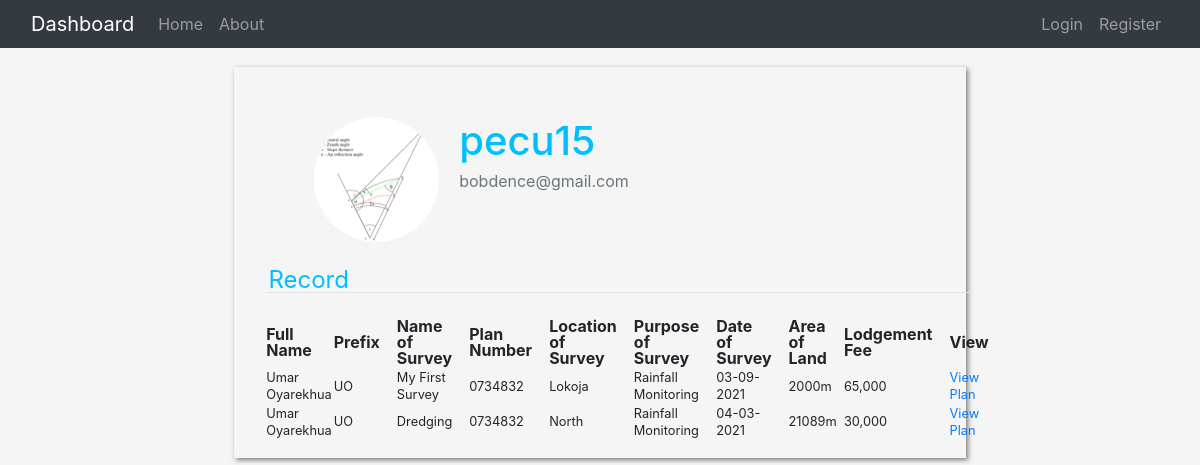
The page /record/1 on the database as committed earlier.
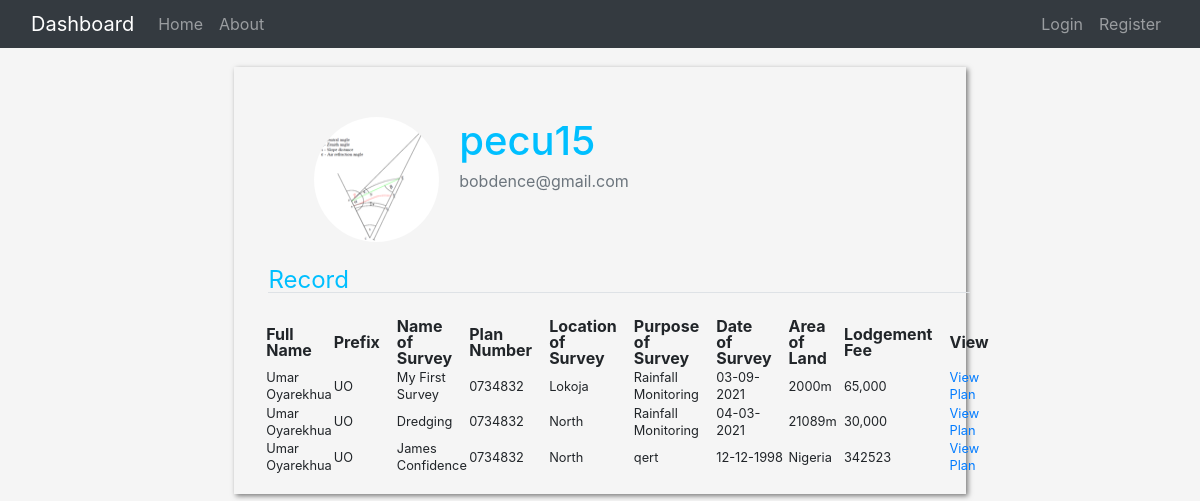
The same page on the database as committed later.
### app/models.py (models this page shows, shortened)
class Lodgement(db.Model):
    id = db.Column(db.Integer, primary_key=True)
    name_of_survey = db.Column(db.String(), nullable=False)
    prefix = db.Column(db.String(2), nullable=False)
    plan_no = db.Column(db.String(), nullable=False)
    location = db.Column(db.String(), nullable=False)
    purpose_of_survey = db.Column(db.String(), nullable=False)
    date_of_survey = db.Column(db.DateTime(), default=datetime.utcnow)
    area_of_land = db.Column(db.Integer, nullable=False)
    lodegement_fee = db.Column(db.String, nullable=False)
    plan_file = db.Column(db.String(20), nullable=False, default='default.png')
    user_id = db.Column(db.Integer, db.ForeignKey('user.id'), nullable=False)

class User(db.Model, UserMixin):
    id = db.Column(db.Integer, primary_key=True)
    username = db.Column(db.String(20), nullable=False, unique=True)
    email = db.Column(db.String(120), nullable=False, unique=True)
    first_name = db.Column(db.String(), nullable=False)
    last_name = db.Column(db.String(), nullable=False)
    full_name = db.Column(db.String(), nullable=False)
    password = db.Column(db.String(), nullable=False)
    prefix = db.Column(db.String(2), nullable=False)
    phone_no = db.Column(db.String(15), unique=True, nullable= False)
    location = db.Column(db.String())
    image_file = db.Column(db.String(20), nullable=False, default='default.png')
    plans = db.relationship('Lodgement', backref='surveyor', lazy=True)

### app/routes.py (the view)
@app.route("/record/<int:user_id>")
def record(user_id):
    user = User.query.filter_by(id=user_id).first()
    plans = Lodgement.query.order_by(Lodgement.date_of_survey.desc()).filter_by(user_id=user_id)
    return render_template('record.html', title='Record', plans=plans, user=user, legend='Record')

### app/templates/record.html (shortened to what this page needs)
{% extends "layout.html" %}
{% block CSS %}
<link rel="stylesheet" type='text/css' href="{{ url_for('static', filename='css/record.css') }}">
{% endblock %}
{% block content %}
<div class="container-fluid starting">
  <div class="row">
    <div class="col-sm-12 col-md-2"></div>
    <div class="col-sm-8 col-md-8">
      <div class="box">
        <div class="content-section">
          <img class="rounded-circle account-img"
            src="{{ url_for('static', filename='profile_pics/' + user.image_file) }}">
          <div class="media-body">
            <h2 class="account-heading"> {{ user.username }} </h2>
            <p class="text-secondary"> {{ user.email }}</p>
          </div>
        </div>
        <div class="container-fluid">
          <legend class="border-bottom mb-4">{{ legend }}</legend>
          <div class="plan-display">
            <table>
              <thead>
                <tr>
                  <th class="pr-3">Full Name</th>
                  <th class="pr-3">Prefix</th>
                  <th class="pr-3">Name of Survey</th>
                  <th class="pr-3">Plan Number</th>
                  <th class="pr-3">Location of Survey</th>
                  <th class="pr-3">Purpose of Survey</th>
                  <th class="pr-3">Date of Survey</th>
                  <th class="pr-3">Area of Land</th>
                  <th class="pr-3">Lodgement Fee</th>
                  <th class="pr-3">View</th>
                </tr>
              </thead>
              <tbody>
                {% for plan in plans %}
                <tr>
                  <td><small>{{ plan.surveyor.full_name }}</small></td>
                  <td><small>{{ plan.surveyor.prefix }}</small></td>
                  <td><small>{{ plan.name_of_survey }}</small></td>
                  <td><small>{{ plan.plan_no }}</small></td>
                  <td><small>{{ plan.location }}</small></td>
                  <td><small>{{ plan.purpose_of_survey }}</small></td>
                  <td><small>{{ plan.date_of_survey.strftime('%d-%m-%Y') }}</small></td>
                  <td><small>{{ plan.area_of_land }}</small></td>
                  <td><small>{{ plan.lodegement_fee }}</small></td>
                  <td><small><a href="{{ url_for('record_view', name=plan.surveyor.full_name, plan_id=plan.id) }}"> View Plan </a></small></td>
                </tr>
                {% endfor %}
              </tbody>
            </table>
          </div>
        </div>
      </div>
    </div>
  <div class="col-sm-12 col-md-2"></div>
</div>
{% endblock content %}

Rows that differ between the two databases and show on the page:
added Lodgement: surveyor.full_name "Umar Oyarekhua", surveyor.prefix "UO", name_of_survey "James Confidence", plan_no "0734832", location "North", purpose_of_survey "qert", date_of_survey "12-12-1998", area_of_land "Nigeria", lodegement_fee "342523"
